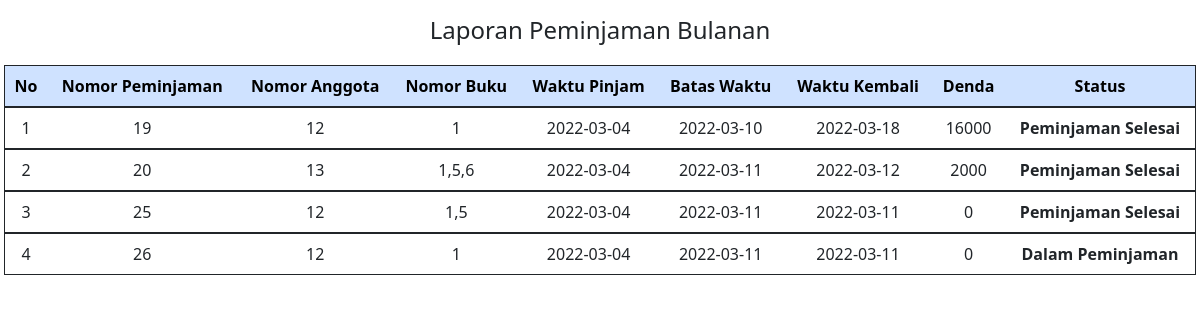
Page /report/peminjamanbulanan.php (signed in) on the committed database.
### tables this page shows
CREATE TABLE `tb_peminjaman` (
  `nomor_peminjaman` int(11) NOT NULL,
  `nomor_anggota` int(11) NOT NULL,
  `nomor_buku` varchar(11) NOT NULL,
  `waktu_pinjam` date NOT NULL,
  `batas_waktu` date NOT NULL,
  `waktu_kembali` date NOT NULL,
  `denda` int(20) NOT NULL,
  `status` varchar(50) NOT NULL
);

### config/controller.php (called while the page is built, shortened)
<?php
class database{
	var $host = "localhost";
	var $uname = "root";
	var $pass = "";
	var $db = "db_perpustakaan";
    var $koneksi = "";
  function __construct(){
		$this->koneksi = mysqli_connect($this->host, $this->uname, $this->pass,$this->db);
  }
  function report_data_peminjaman(){
		$data = mysqli_query($this->koneksi,"SELECT * FROM tb_peminjaman WHERE waktu_pinjam BETWEEN '2022-03-01' AND '2022-03-31'");
    $hasil = [];
		while($d = mysqli_fetch_array($data)){
			$hasil[] = $d;
		}
		return $hasil;
	}
}

### report/peminjamanbulanan.php (the view, shortened to what this page needs)
<?php
 include '../config/controller.php';
$db = new database();
?>
<!doctype html>
<html lang="en">
<head>
    <link href="https://cdn.jsdelivr.net/npm/bootstrap@5.1.3/dist/css/bootstrap.min.css" rel="stylesheet"
>
</head>
<body>
    <h4 class="mt-3 text-center">Laporan Peminjaman Bulanan</H2>
        <div class="table-responsive p-1">
            <table class="table table-hover mt-2 w-100 border border-dark ">
                <thead class="text-center table-primary align-middle">
                    <th>No</th>
                    <th>Nomor Peminjaman</th>
                    <th>Nomor Anggota</th>
                    <th>Nomor Buku</th>
                    <th>Waktu Pinjam</th>
                    <th>Batas Waktu</th>
                    <th>Waktu Kembali</th>
                    <th>Denda</th>
                    <th>Status</th>
                </thead>
                <?php
	                 $no = 1;
	                 foreach($db->report_data_peminjaman() as $x){ ?>
                <tbody class="align-middle">
                    <td class="text-center"><?php echo $no++; ?></td>
                    <td class="text-center"><?php echo $x['nomor_peminjaman']; ?></td>
                    <td class="text-center"><?php echo $x['nomor_anggota']; ?></td>
                    <td class="text-center"><?php echo $x['nomor_buku']; ?></td>
                    <td class="text-center"><?php echo $x['waktu_pinjam']; ?></td>
                    <td class="text-center"><?php echo $x['batas_waktu']; ?></td>
                    <td class="text-center"><?php echo $x['waktu_kembali']; ?></td>
                    <td class="text-center"><?php echo $x['denda']; ?></td>
                    <td class="text-center fw-bold"><?php echo $x['status']; ?></td>
                    <?php
	            }
	            ?>
                </tbody>
            </table>
        </div>
</body>
</html>

### rows in the picture
tb_peminjaman: nomor_peminjaman "19", nomor_anggota "12", nomor_buku "1", waktu_pinjam "2022-03-04", batas_waktu "2022-03-10", waktu_kembali "2022-03-18", denda "16000", status "Peminjaman Selesai"
tb_peminjaman: nomor_peminjaman "20", nomor_anggota "13", nomor_buku "1,5,6", waktu_pinjam "2022-03-04", batas_waktu "2022-03-11", waktu_kembali "2022-03-12", denda "2000", status "Peminjaman Selesai"
tb_peminjaman: nomor_peminjaman "25", nomor_anggota "12", nomor_buku "1,5", waktu_pinjam "2022-03-04", batas_waktu "2022-03-11", waktu_kembali "2022-03-11", denda "0", status "Peminjaman Selesai"
tb_peminjaman: nomor_peminjaman "26", nomor_anggota "12", nomor_buku "1", waktu_pinjam "2022-03-04", batas_waktu "2022-03-11", waktu_kembali "2022-03-11", denda "0", status "Dalam Peminjaman"
